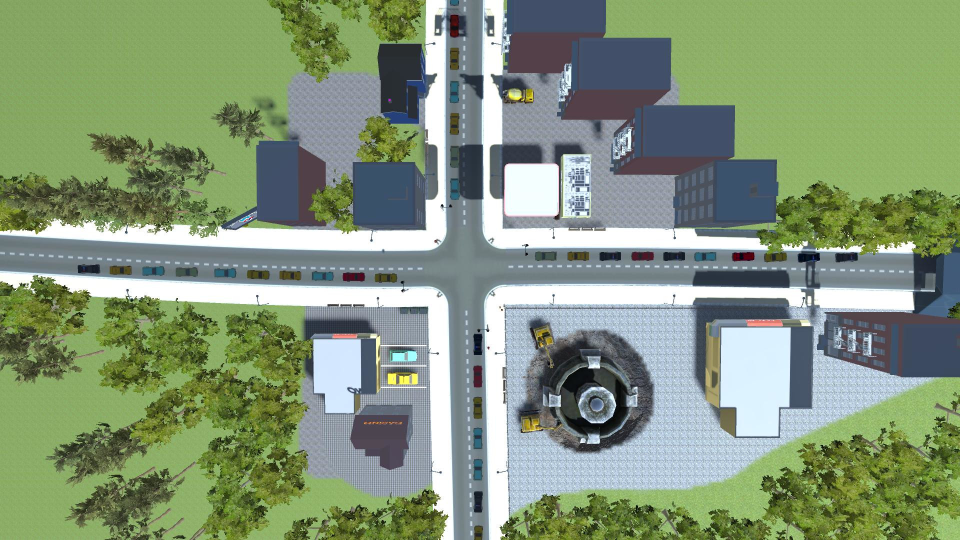
#> input picture traffic_data.jpg, 1920 x 1080 px, given in place of traffic_bird_view.mp4, which was not available (shown at 1/2 size)
$ python car_tracking.py
#> lines starting #> are read from the running program, lines starting #| are printed output that depends on the picture; after the words box and inside, x2 and y2 are one past the last pixel; in counts of white or black regions, pixels touching at a corner belong together; pictures that were not available may be replaced by others from this repository, and a replacement may not be noted
import socket
import cv2
import numpy as np
from threading import Thread

cap = cv2.VideoCapture("traffic_bird_view.mp4")
reference_frame = None
text_font = cv2.FONT_HERSHEY_SIMPLEX
image_area = None

while True:
    ret, frame = cap.read()
#> frame is the input picture: shape (1080, 1920, 3); mean B, G, R 121.1, 149.8, 131.7

    if ret is False:
        break

    frame = cv2.resize(frame, None, fx=0.5, fy=0.55, interpolation=cv2.INTER_AREA)
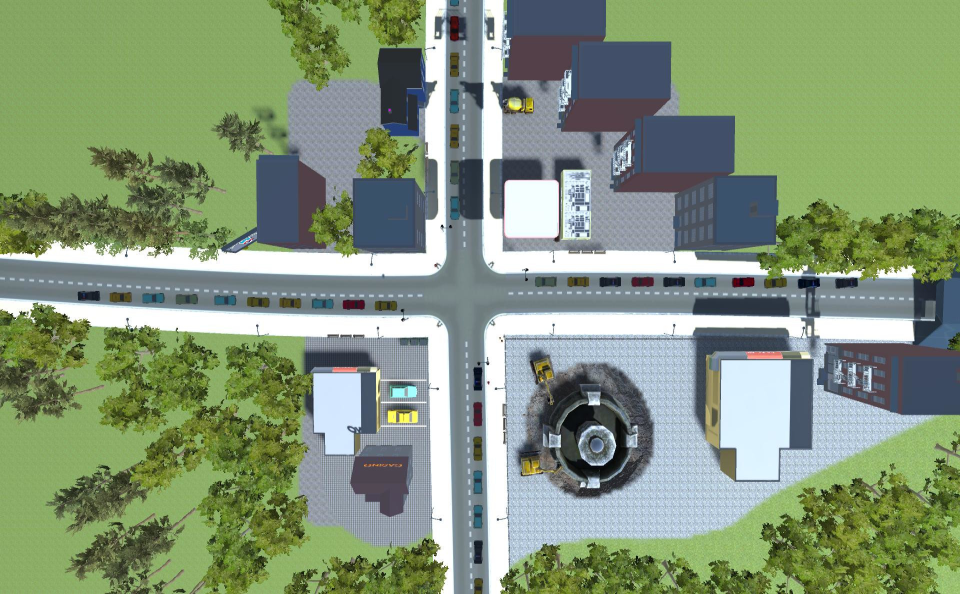
#> frame: shape (594, 960, 3); mean B, G, R 121.1, 149.8, 131.7
    h, w, c = frame.shape
#> h = 594; w = 960; c = 3

    if reference_frame is None:
        reference_frame = frame
        reference_frame = cv2.cvtColor(reference_frame, cv2.COLOR_BGR2GRAY)
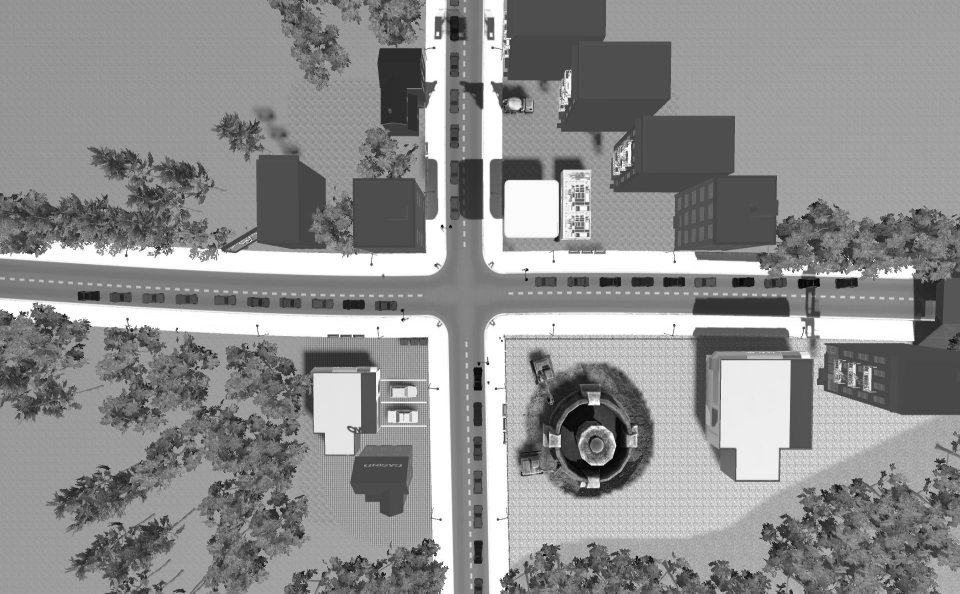
#> reference_frame: shape (594, 960); min 3, max 255, mean 141.1

    image_area = reference_frame.shape[0] * reference_frame.shape[1]
#> image_area = 570240

    gray = cv2.cvtColor(frame, cv2.COLOR_BGR2GRAY)
    difference = cv2.absdiff(reference_frame, gray)
#> difference: shape (594, 960); every value is 0
    blur = cv2.medianBlur(difference, 51)
    _, threshold = cv2.threshold(blur, 20, 255, cv2.THRESH_BINARY)

    lane1_polygon = np.array([
        [(0, 250), (0, 358), (w, 358), (w, 250)]
    ])
    # cv2.rectangle(frame, (0,250), (w,358), (0,255,0), 3)
    lane1 = np.zeros_like(frame)
    cv2.fillPoly(lane1, lane1_polygon, (255, 255, 255))
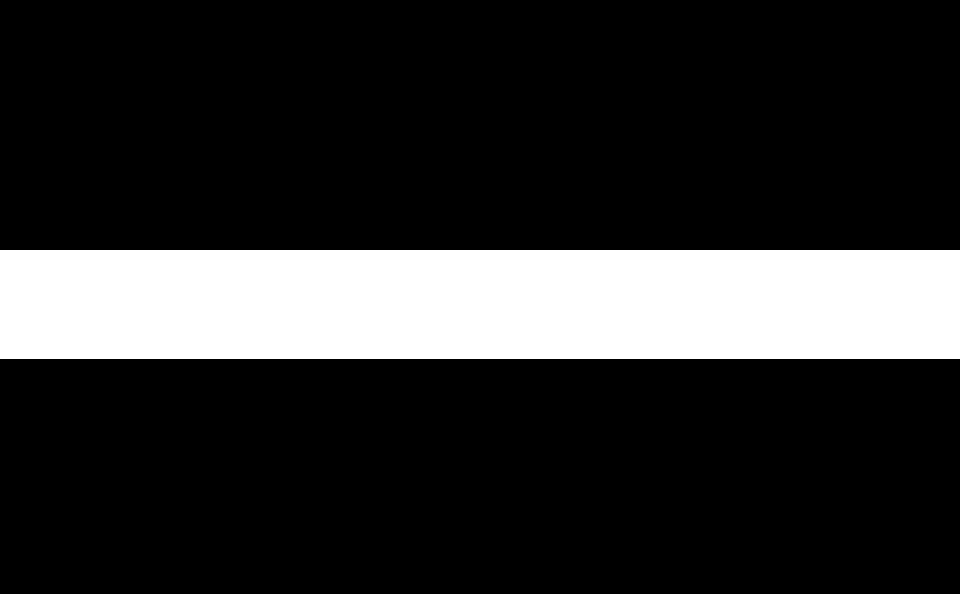
#> lane1: shape (594, 960, 3); 18.4% white; 1 white region, box (x1, y1, x2, y2) and area: (0, 250, 960, 359) 104640
    lane1 = cv2.cvtColor(lane1, cv2.COLOR_BGR2GRAY)
    lane1_mask = cv2.bitwise_and(threshold, lane1)

    lane2_polygon = np.array([
        [(0, 400), (0, 488), (w, 488), (w, 400)]
    ])
    # cv2.rectangle(frame, (0,358), (w,488), (255,0,0), 3)
    lane2 = np.zeros_like(frame)
    cv2.fillPoly(lane2, lane2_polygon, (255, 255, 255))
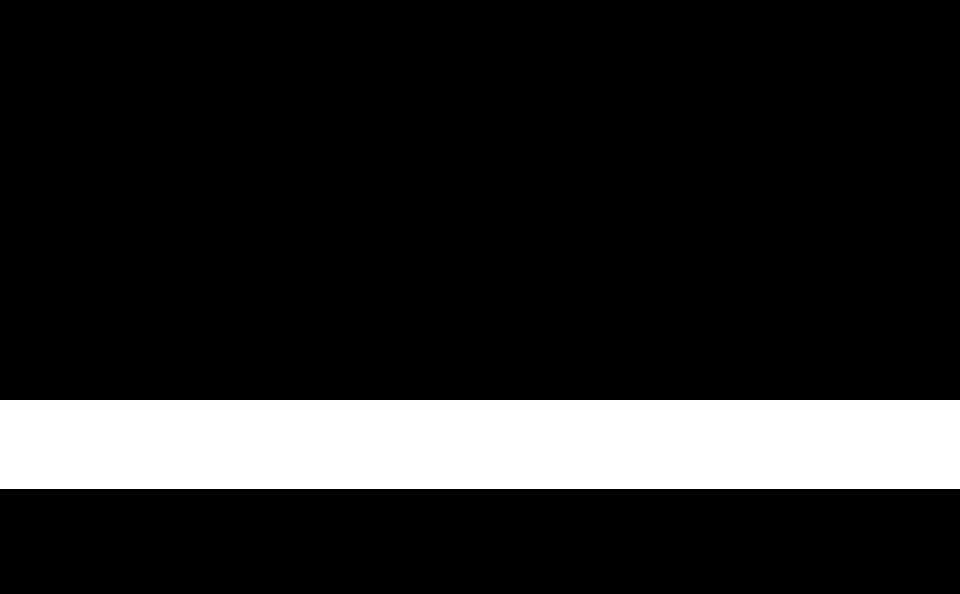
#> lane2: shape (594, 960, 3); 15% white; 1 white region, box (x1, y1, x2, y2) and area: (0, 400, 960, 489) 85440
    lane2 = cv2.cvtColor(lane2, cv2.COLOR_BGR2GRAY)
    lane2_mask = cv2.bitwise_and(threshold, lane2)

    contours1, _ = cv2.findContours(lane1_mask, cv2.RETR_TREE, cv2.CHAIN_APPROX_SIMPLE)
#> contours1 = []
    contours2, _ = cv2.findContours(lane2_mask, cv2.RETR_TREE, cv2.CHAIN_APPROX_SIMPLE)
#> contours2 = []

    # cv2.drawContours(frame, contours, -1, (0, 0, 255), 3)

    contour_count = 0
    for i in contours1:
        if cv2.contourArea(i) > (0.01 * image_area) and contour_area < (0.065 * image_area):
            contour_count += 1
#> this loop made 0 passes
#> after the loop, contour_count = 0
    cv2.putText(frame, f"Cars in lane: {contour_count}", (0, 230), text_font, 0.75, (0,255,0), 2, cv2.LINE_AA)

    contour_count = 0
    for i in contours2:
        if cv2.contourArea(i) > (0.01 * image_area) and contour_area < (0.065 * image_area):
            contour_count += 1
#> after the loop, contour_count = 0
    cv2.putText(frame, f"Cars in lane: {contour_count}", (0, 338), text_font, 0.75, (255,0,0), 2, cv2.LINE_AA)
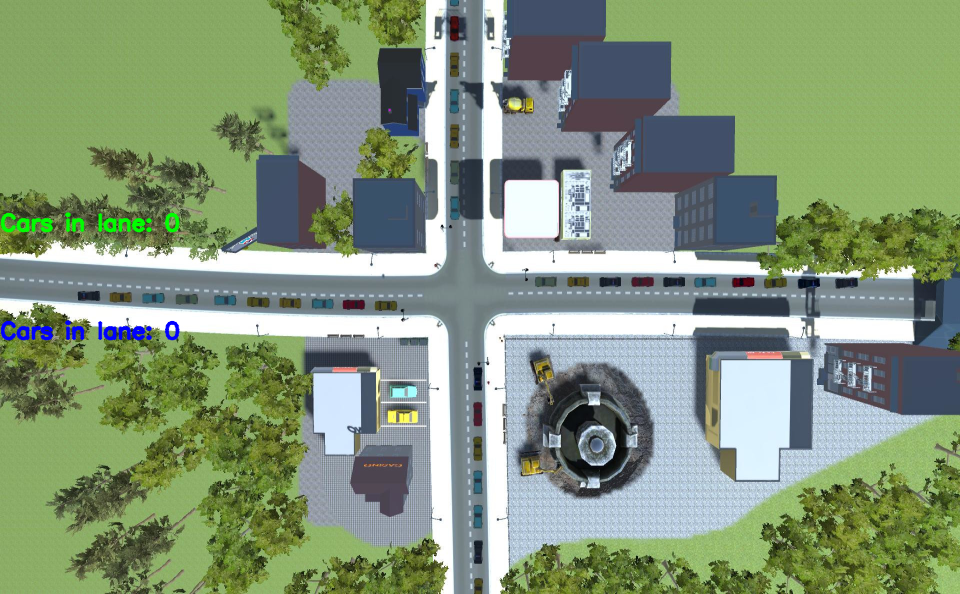
#> frame: shape (594, 960, 3); mean B, G, R 121.3, 149.9, 131.2

    for i in contours1:
        contour_area = cv2.contourArea(i)
        # print("min: ", 0.01 * image_area)
        # print("max: ", 0.065 * image_area)
        # print("contour area1: ", contour_area)
        x, y, w, h = cv2.boundingRect(i)
        if contour_area > (0.01 * image_area) and contour_area < (0.065 * image_area):
            cv2.rectangle(frame, (x,y), (x+w,y+h), (0,255,0), 3)
            cv2.putText(frame, f"{contour_area}", (int((x+w/2)),y-4), text_font, 0.75, (0,255,0), 2, cv2.LINE_AA)
        # else:
        #     cv2.rectangle(frame, (x,y), (x+w,y+h), (0,0,255), 2)
        #     cv2.putText(frame, f"{contour_area}", (int((x+w/2)),int(y+(h/2))), text_font, 0.75, (0,0,255), 2, cv2.LINE_AA)

    for i in contours2:
        contour_area = cv2.contourArea(i)
        # print("min: ", 0.01 * image_area)
        # print("max: ", 0.065 * image_area)
        # print("contour area2: ", contour_area)
        x, y, w, h = cv2.boundingRect(i)
        if contour_area > (0.01 * image_area) and contour_area < (0.065 * image_area):
            cv2.rectangle(frame, (x,y-40), (x+w,y+h), (255,0,0), 3)
            cv2.putText(frame, f"{contour_area}", (int((x+w/2)),y-4), text_font, 0.75, (255,0,0), 2, cv2.LINE_AA)
        # else:
        #     cv2.rectangle(frame, (x,y), (x+w,y+h), (0,0,255), 2)
        #     cv2.putText(frame, f"{contour_area}", (int((x+w/2)),int(y+(h/2))), text_font, 0.75, (0,0,255), 2, cv2.LINE_AA)

    cv2.imshow('display', frame)

    control = cv2.waitKey(1)
#> (key q is pressed here)
    if control == ord('q'):
        break
    if control == ord(' '):
        if cv2.waitKey(0) == (' '):
            pass
        else:
            pass


cap.release()
cv2.destroyAllWindows()

$ run again, on screen1.png
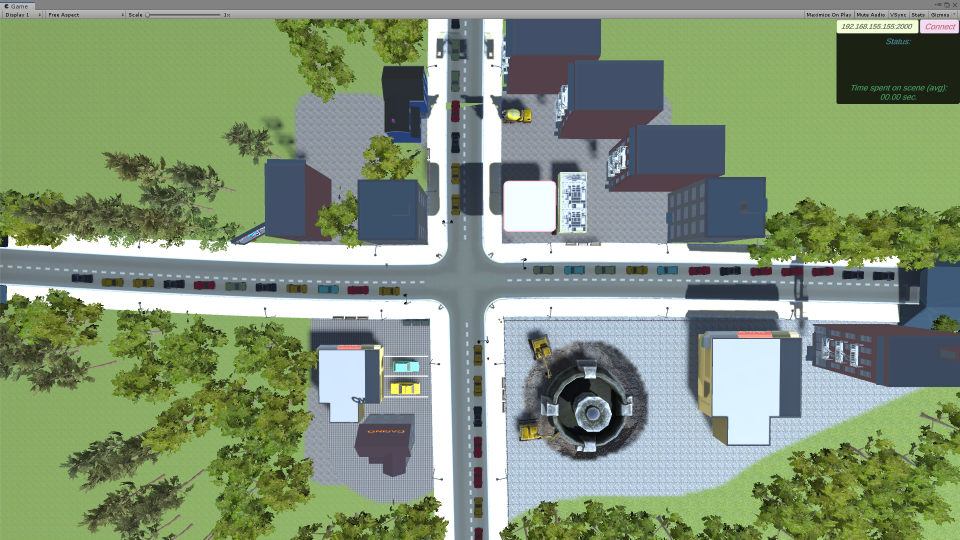
#> input picture screen1.png, 1919 x 1079 px, given in place of traffic_bird_view.mp4, which was not available (shown at 1/2 size)
#> frame is the input picture: shape (1079, 1919, 3); mean B, G, R 120.2, 147.7, 130.2
#> difference: shape (593, 960); every value is 0
#> `cv2.fillPoly(lane1, lane1_polygon, (255, 255, 255))`:
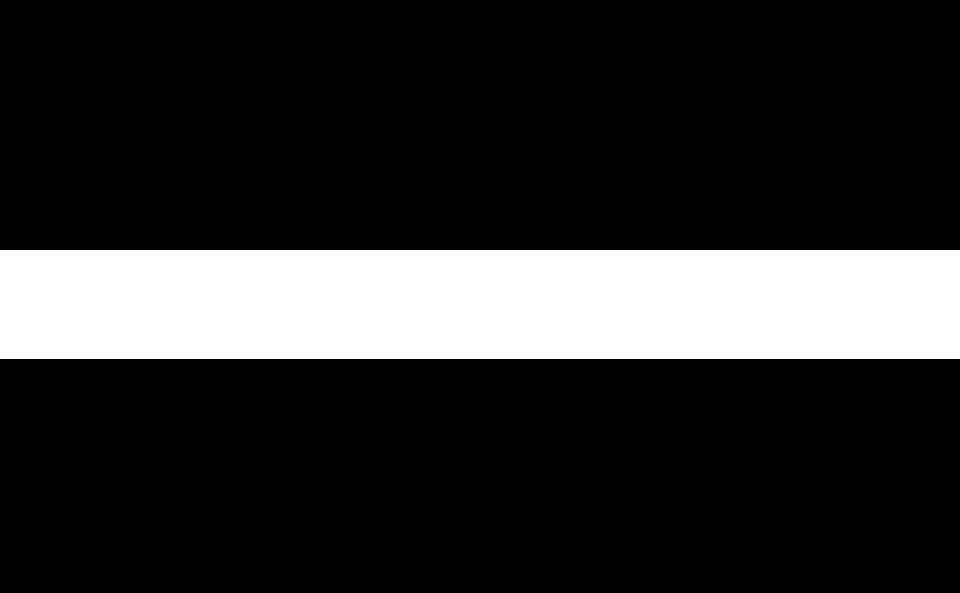
#> lane1: shape (593, 960, 3); 18.4% white; 1 white region, box (x1, y1, x2, y2) and area: (0, 250, 960, 359) 104640
#> lane2: shape (593, 960, 3); 15% white; 1 white region, box (x1, y1, x2, y2) and area: (0, 400, 960, 489) 85440
#> contours1 = []
#> after the loop `for i in contours1:`: contour_count = 0
#> `cv2.putText(frame, f"Cars in lane: {contour_count}", (0, 338), text_fo..`:
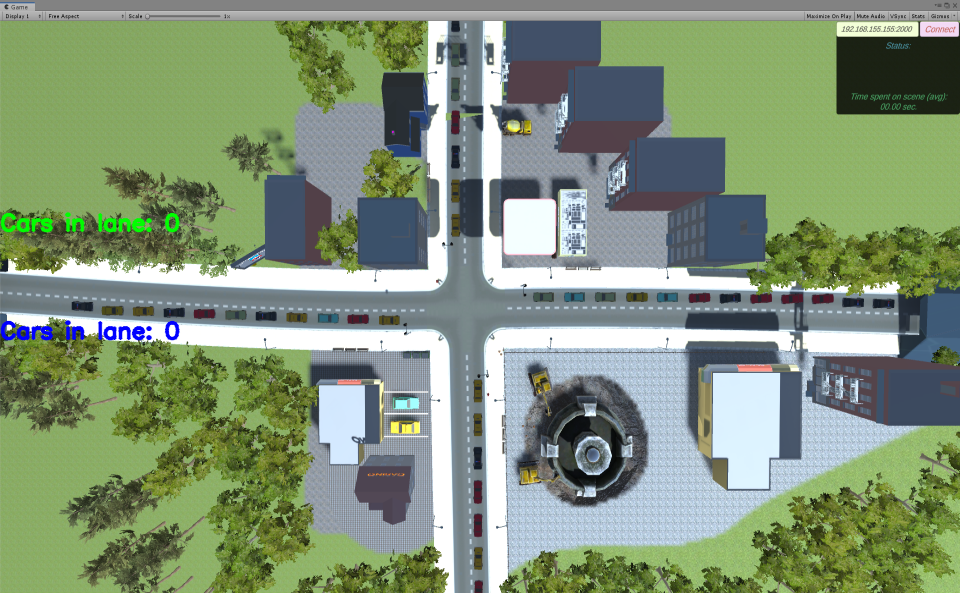
#> frame: shape (593, 960, 3); mean B, G, R 120.3, 147.6, 129.6
